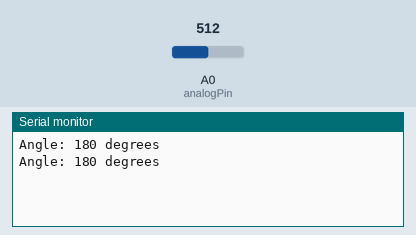
Recording of a sketch running on a simulated Arduino Uno, built with avr-gcc and run on an emulated ATmega328P. Shown: the last lines printed to the serial monitor. The inputs (shaded band) are chosen by the test bench; at power-on: A0 (analogPin) = 512.

Above: at 1.8 s.
1.9 s: A0 (analogPin) set to 350
At 2.8 s:
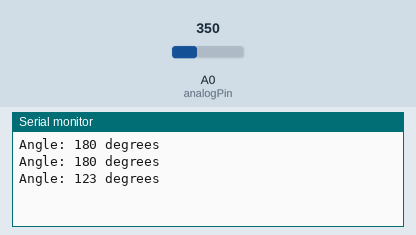
3.4 s: A0 (analogPin) set to 370
At 4.5 s:
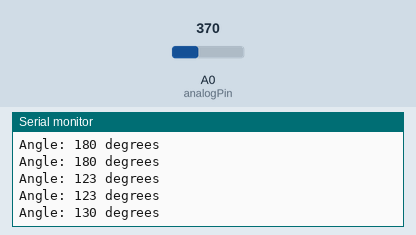
Timing chart, 0 to 6.4 s (numbered marks = the images above; inputs shaded):
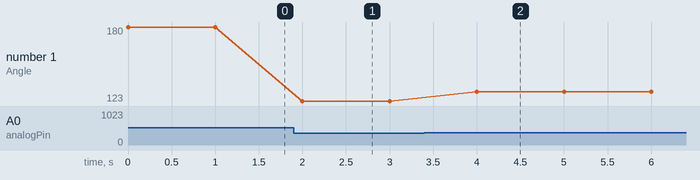

The sketch:

rotary_angle.ino
```cpp
const int analogPin = A0;  // Define the analog pin for the rotary angle sensor
const int minSensorValue = 0;  // Minimum sensor value
const int maxSensorValue = 1023;  // Maximum sensor value
const int minAngle = 0;  // Minimum angle (in degrees)
const int maxAngle = 360;  // Maximum angle (in degrees)

void setup() {
  Serial.begin(9600);  // Initialize serial communication at 9600 baud
}

void loop() {
  // Read the analog value from the rotary angle sensor
  int sensorValue = analogRead(analogPin);

  // Map the sensor value to an angle between minAngle and maxAngle
  int angle = map(sensorValue, minSensorValue, maxSensorValue, minAngle, maxAngle);

  // Print the angle to the serial monitor
  Serial.print("Angle: ");
  Serial.print(angle);
  Serial.println(" degrees");

  delay(1000);  // Delay for 1 second (adjust as needed)
}
```

Measured:
- after the input at 1.9 s, the serial monitor: prints a new line after 0.10 s (image 1)
- after the input at 3.4 s, the serial monitor: prints a new line after 0.60 s (image 2)
- plotted number 1: 180 → 123 after the input at 1.9 s, 123 → 130 after the input at 3.4 s
